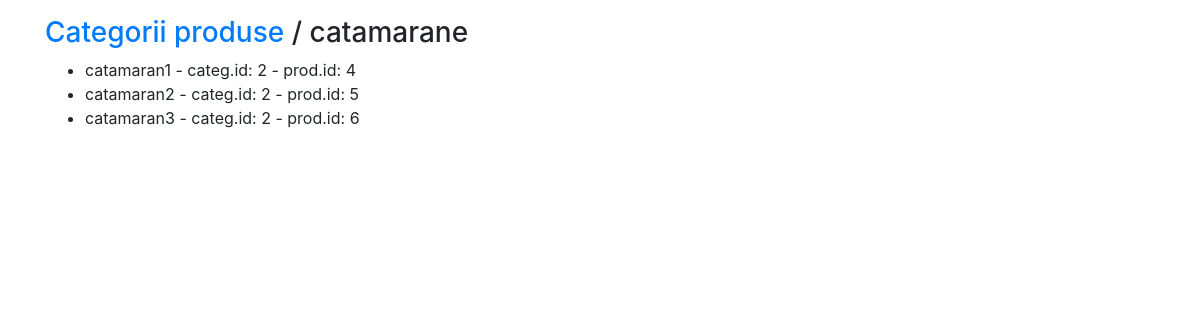
Page /shop/category/2/ on the committed database.
### shop/models.py (models this page shows, shortened)
class Category(models.Model):
    name = models.CharField(max_length=150, db_index=True)
    created_at = models.DateTimeField(auto_now_add=True)
    updated_at = models.DateTimeField(auto_now=True)
    class Meta:
        ordering = ('name',)
        verbose_name = 'category'
        verbose_name_plural = 'categories'

class Product(models.Model):
    category = models.ForeignKey(Category, related_name='products', on_delete=models.CASCADE)
    name = models.CharField(max_length=100, db_index=True)
    description = models.TextField(blank=True)
    price = models.DecimalField(max_digits=10, decimal_places=2)
    available = models.BooleanField(default=True)
    created_at = models.DateTimeField(auto_now_add=True)
    updated_at = models.DateTimeField(auto_now=True)
    image = models.ImageField(upload_to='products/%Y/%m/%d', blank=True)
    class Meta:
        ordering = ('name',)
        index_together = (('id'),)

### shop/views.py (the view)
# urls.py: path('category/<int:pk>/', views.product_list, name='products')
def product_list(request, pk):
    categorii = Category.objects.all()
    produse = get_object_or_404(Category, pk=pk)
    context = {'produse': produse, 'categorii':categorii}
    return render(request, 'shop/product_list.html', context)

### shop/templates/shop/product_list.html
{% extends 'shop/base.html' %}
{% block content %}
    <h3><a href="{% url 'shop:home' %}">Categorii produse</a> /
        {{ produse.name }}
    </h3>
    <ul>
        {% for prod in produse.products.all %}
            <li>
                {{ prod.name }} - categ.id: {{ produse.pk }}
                - prod.id: {{ prod.pk }}
            </li>
        {% endfor %}
    </ul>
{% endblock %}

### rows in the picture
Category: name "catamarane", pk "2"
Product: name "catamaran1", pk "4"
Product: name "catamaran2", pk "5"
Product: name "catamaran3", pk "6"
